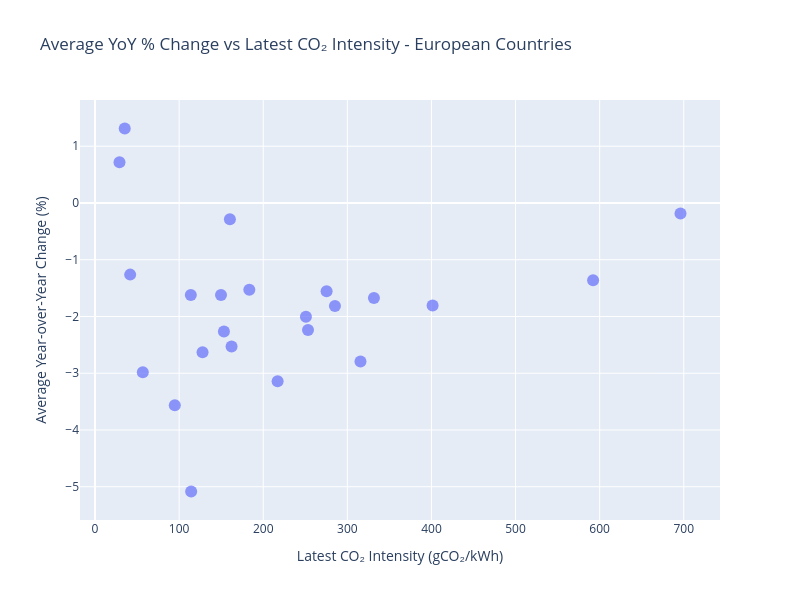

The notebook cell this image was saved under:
### Code cell
# Define column names
carbon_col = 'co2_intensity__gco2_kwh'
year_col = 'year'

# Filter data for European countries and prepare year-over-year changes
european_countries = ['FRA', 'DEU', 'GBR', 'ITA', 'ESP', 'POL', 'NLD', 'BEL', 'GRC', 'PRT', 'AUT', 'SVK', 'CZE', 'HUN', 'ROU', 'BGR', 'HRV', 'SVN', 'SRB', 'UKR', 'NOR', 'SWE', 'DNK', 'FIN']

# Filter for Europe and years 2000-2022
df_europe = df[df['code'].isin(european_countries)].copy()

# Pivot to get countries as rows and years as columns
df_pivot = df_europe.pivot_table(index='code', columns=year_col, values=carbon_col)

# Calculate year-over-year percentage changes
yoy_changes = df_pivot.pct_change(axis=1) * 100

# Calculate average year-over-year change and latest CO2 intensity for each country
avg_yoy = yoy_changes.mean(axis=1)
latest_co2 = df_pivot.iloc[:, -1]

# Create scatter plot
fig_scatter = px.scatter(
    x=latest_co2,
    y=avg_yoy,
    labels={'x': 'Latest CO₂ Intensity (gCO₂/kWh)', 'y': 'Average Year-over-Year Change (%)'},
    title='Average YoY % Change vs Latest CO₂ Intensity - European Countries',
    hover_name=latest_co2.index,
    width=800,
    height=600
)

fig_scatter.update_traces(marker=dict(size=12, opacity=0.7))
fig_scatter.show()

### Figure 1 — Plotly figure (JSON) as saved in the notebook; plotly's stock layout.template omitted (floating-point values rounded to 4 significant figures)
{"data": [{"hovertemplate": "<b>%{hovertext}</b><br><br>Latest CO₂ Intensity (gCO₂/kWh)=%{x}<br>Average Year-over-Year Change (%)=%{y}<extra></extra>", "hovertext": ["AUT", "BEL", "BGR", "CZE", "DEU", "DNK", "ESP", "FIN", "FRA", "GBR", "GRC", "HRV", "HUN", "ITA", "NLD", "NOR", "POL", "PRT", "ROU", "SRB", "SVK", "SVN", "SWE", "UKR"], "legendgroup": "", "marker": {"color": "#636efa", "opacity": 0.7, "size": 12, "symbol": "circle"}, "mode": "markers", "name": "", "orientation": "v", "showlegend": false, "type": "scatter", "x": [113.9, 149.8, 275.3, 401.4, 331.6, 114.3, 153.3, 56.81, 41.79, 217.1, 315.6, 160.4, 162.3, 285.3, 253.2, 29.1, 592.2, 127.8, 250.8, 696.1, 94.85, 183.5, 35.33, NaN], "xaxis": "x", "y": [-1.622, -1.621, -1.555, -1.808, -1.675, -5.084, -2.265, -2.985, -1.262, -3.141, -2.791, -0.2886, -2.528, -1.815, -2.237, 0.7161, -1.363, -2.631, -2.005, -0.1858, -3.563, -1.531, 1.312, -2.182], "yaxis": "y"}], "layout": {"height": 600, "legend": {"tracegroupgap": 0}, "title": {"text": "Average YoY % Change vs Latest CO₂ Intensity - European Countries"}, "width": 800, "xaxis": {"anchor": "y", "domain": [0, 1], "title": {"text": "Latest CO₂ Intensity (gCO₂/kWh)"}}, "yaxis": {"anchor": "x", "domain": [0, 1], "title": {"text": "Average Year-over-Year Change (%)"}}}}
